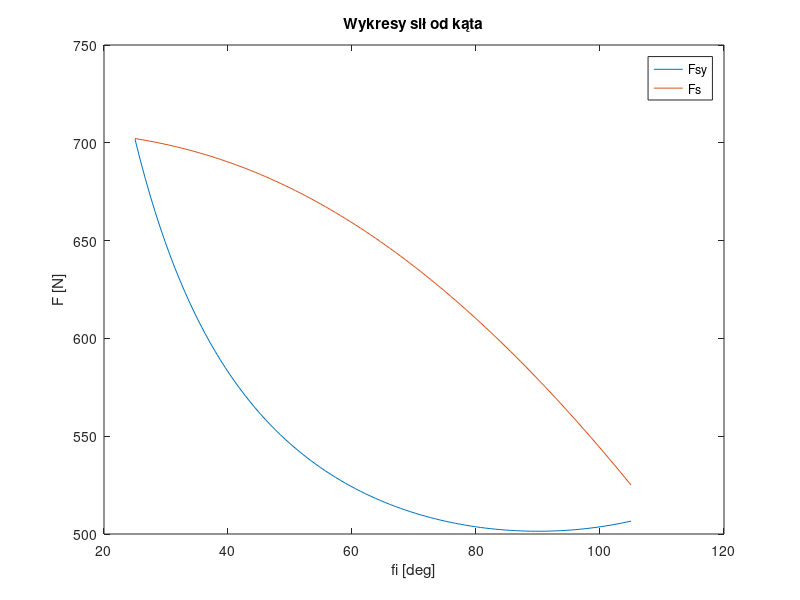

MATLAB code to generate this figure: (Note: this script raises an error after producing the figure.)
clear;
clc;

g=9.81;
d=10/1000;  %skok sruby
n=0.6*0.9;  %wspolczynnik maks obciazenia silnika

lo=750/1000;
lc=150/1000;
ls=450/1000;

px=190/1000;
py=450/1000;

Fc=450;
Fo=80;
eps_r=7;
mo=Fo/g;

mr=Fc/g;
I=8.4+mr*(lc)^2;
Mb=I*eps_r;
Fb=eps_r*lo*mo;

fi_r=linspace(deg2rad(25),deg2rad(105),100);
Fsy=zeros(1,100);
alfa=zeros(1,100);
Fs=zeros(1,100);

for i=1:100
    alfa(i)=atan2(ls*cos(fi_r(i)-pi/2)-px,py-sin(fi_r(i)-pi/2)*ls);
    Fsy(i)=(Fc*lc+(Fo+Fb)*lo+Mb/sin(fi_r(i)))/ls;
    Fs(i)=Fsy(i)/(cos(alfa(i))+sin(alfa(i))*tan(fi_r(i)-pi/2));
end

figure(1);
plot(rad2deg(fi_r),Fsy,rad2deg(fi_r),Fs);
title("Wykresy sił od kąta")
xlabel("fi [deg]");
ylabel("F [N]");
legend("Fsy","Fs")
Ms=max(Fs)*d/(2*pi)/n %wymagany moment silnika

t=linspace(0,1263,1264);
eps_r=zeros(1,1264);
om_r=zeros(1,1264);
fi_r=zeros(1,1264);
eps_r(1:632)=7*180/2/pi;
eps_r(633:1264)=-7*180/2/pi;
om_r(1)=1/1000*eps_r(1);
fi_r(1)=om_r(1)*1/1000;
for i=2:1264
    om_r(i)=om_r(i-1)+eps_r(i)*1/1000;
    fi_r(i)=fi_r(i-1)+om_r(i)*1/1000;
end

figure(2)
tiledlayout(3,1);
nexttile
plot(t,fi_r);
title("Kąt ramienia")
ylabel("fi [deg]")
xlabel("t [ms]")
nexttile
plot(t,om_r)
title("Prędkość kątowa ramienia")
ylabel("om [deg/s]")
xlabel("t [ms]")
nexttile
plot(t,eps_r);
title("Przyspieszenie kątowe ramienia")
ylabel("eps [deg/s^2]")
xlabel("t [ms]")

eps_s=zeros(1,1264);
om_s=zeros(1,1264);
fi_s=zeros(1,1264);
for i=1:1264
    eps_s(i)=eps_r(i)*ls/d;
    om_s(i)=om_r(i)*ls/d;
    fi_s(i)=fi_r(i)*ls/d;
end

figure(3)
tiledlayout(3,1);
nexttile
plot(t,fi_s);
title("Kąt skręcenia śruby")
ylabel("fi [deg]")
xlabel("t [ms]")
nexttile
plot(t,om_s)
title("Prędkość kątowa wału")
ylabel("om [deg/s]")
xlabel("t [ms]")
nexttile
plot(t,eps_s);
title("Przyspieszenie kątowe wału")
ylabel("eps [deg/s^2]")
xlabel("t [ms]")